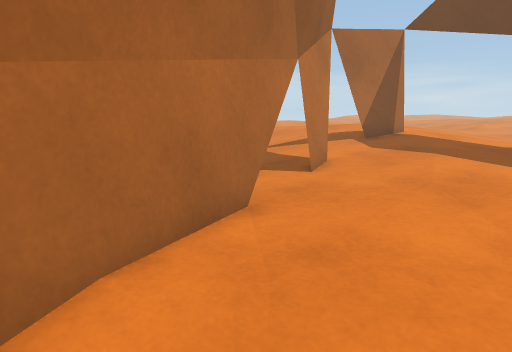
view 1 (above)

20 first-person views from a walk through a Unity game level. The camera is 1.2 m above the floor, tilts 8° down and sees 70° across. The floor is counted in squares, 0.5 m on a side. Each view is taken from the middle of a square. On the plan, view 1 faces up. The plan holds only what a view shows up to about 20 squares ahead; the rest is blank. The place goes on beyond the plan. The player is left out.

view 2
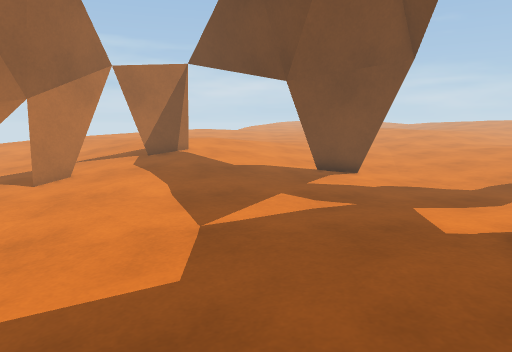

view 3
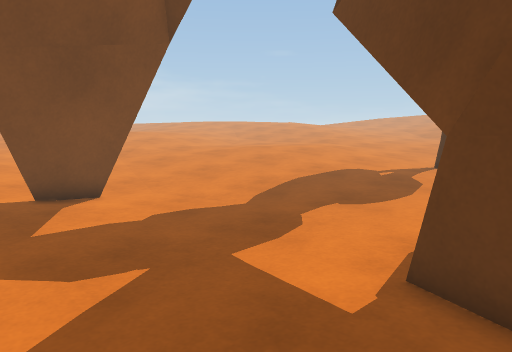

view 4
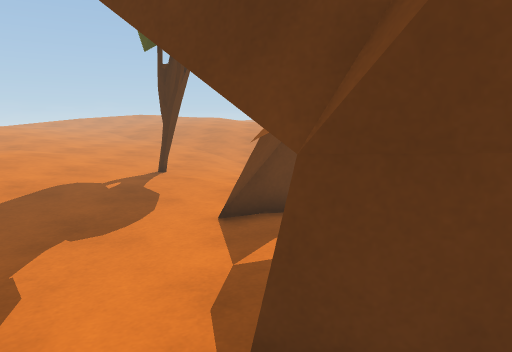

view 5
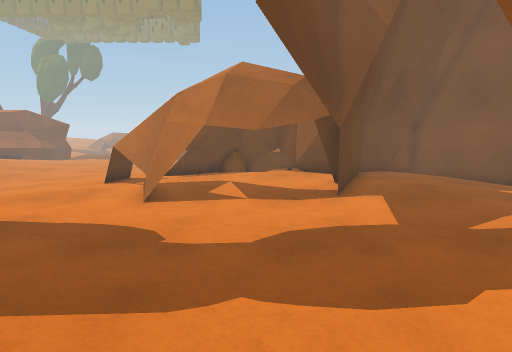

view 6
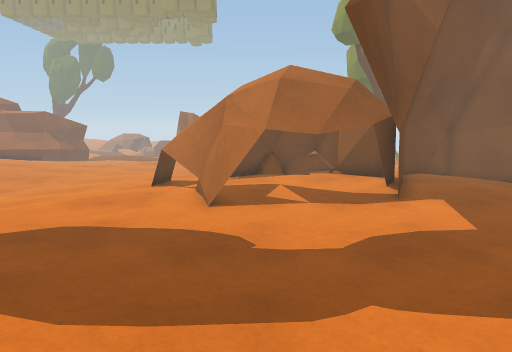

view 7
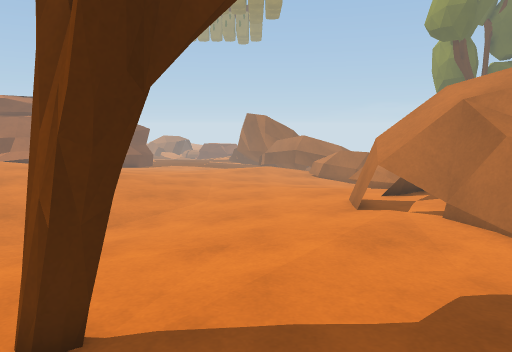

view 8
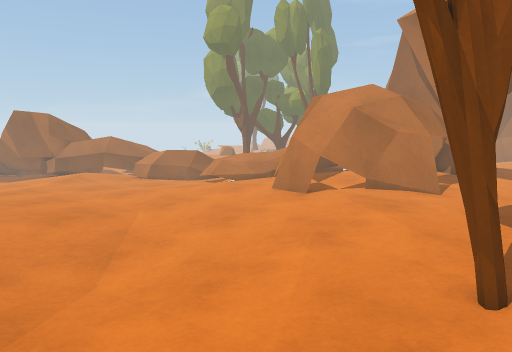

view 9
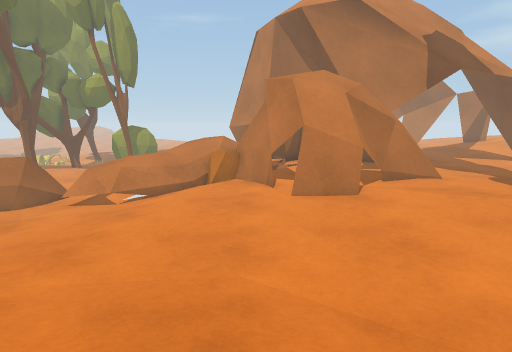

view 10
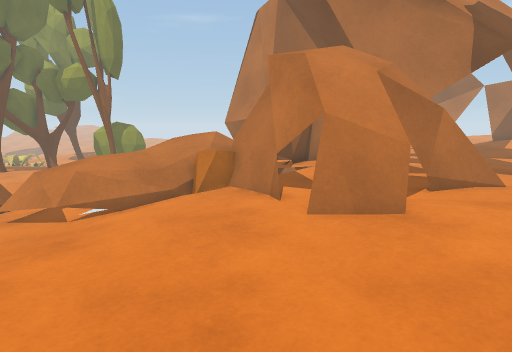

view 11
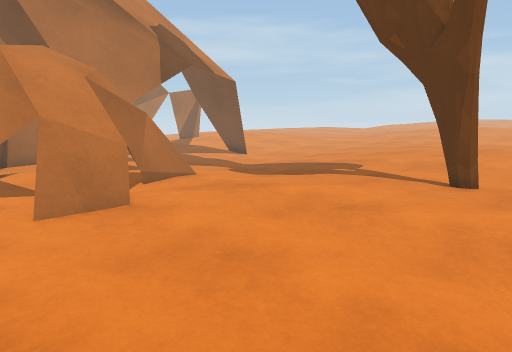

view 12
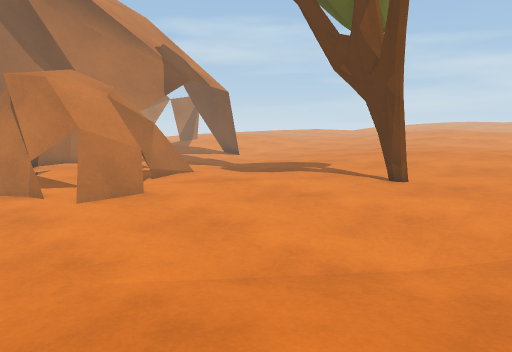

view 13
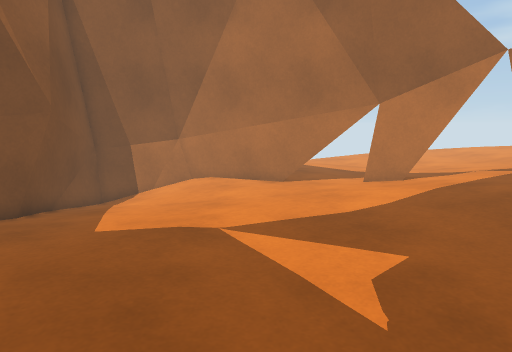

view 14
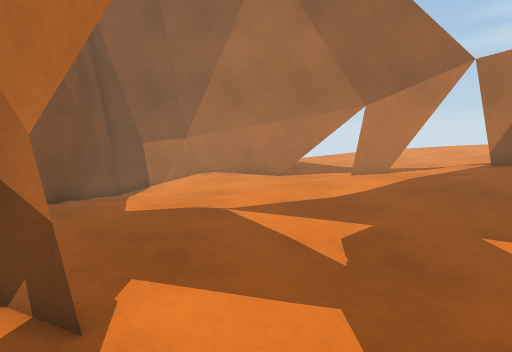

view 15
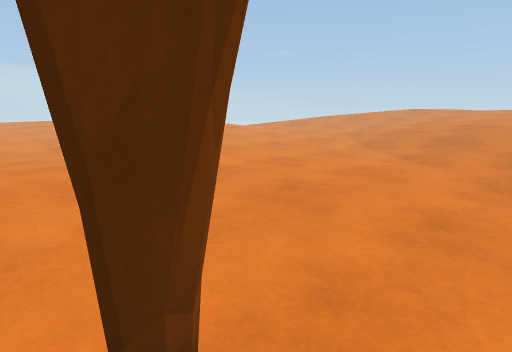

view 16
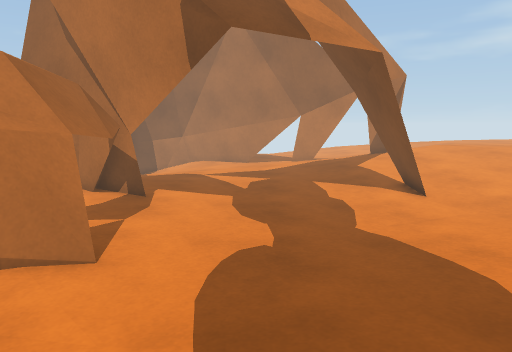

view 17
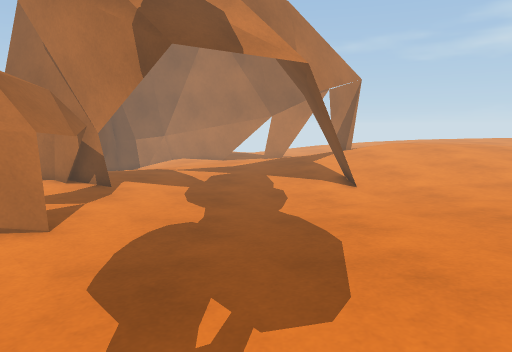

view 18
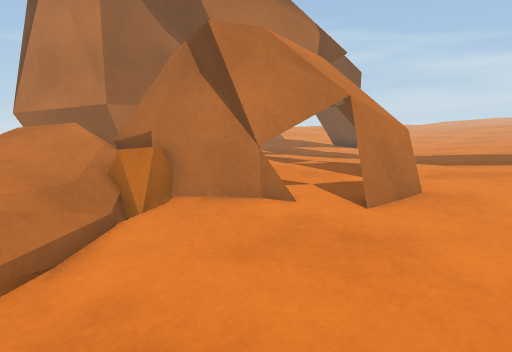

view 19
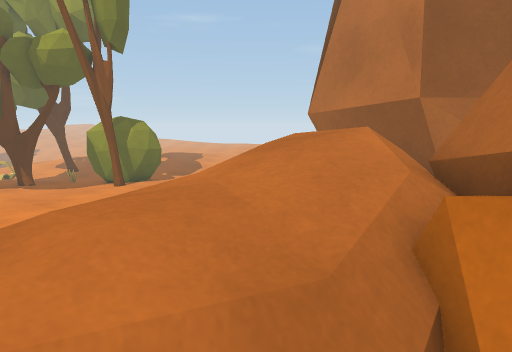

view 20
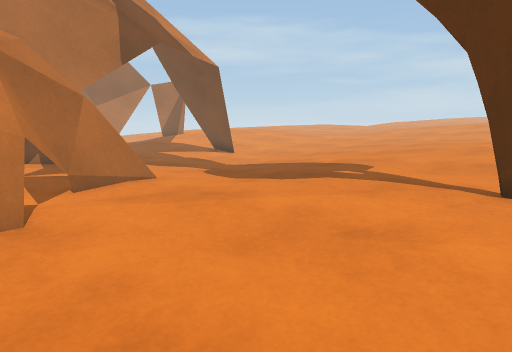

### Floor plan
Key: @ floor where view 1 was taken; # wall or solid block; x gap in a wall; . main floor; : floor 0.25 m higher than the main floor; - floor 0.25 m lower than the main floor; + floor 0.5 m higher than the main floor; _ floor 0.5 m lower than the main floor; * floor 0.75 m higher than the main floor; % floor 1 m higher than the main floor; = window, fence, low wall or low ledge; ^ raised ledge; T thing the floor can be seen under or through.
Columns run from 3 left of view 1 to 37 right of it. Each row starts with its distance up from view 1.
 16 ...::::####++::::.......::::::+++++++
 15 ....::## ++++::::.......::::::::+++++  ++
 14  ....##:::+::::====......:::::::::::: ::+
 13   ...##::::::: ####.......::::::::::::::+
 12   ..T#:::::::::  .........:::::::::::::::
 11  ...TT.:::::::...... ......::::::::::::::
 10 ....T...:::::..............::::::::::::::
  9 ...TT.......................:::::##.:::::
  8  ..T..........................:::##...:::
  7   TT...........................:.........
  6   #-...................................
  5   #-..-............#....................
  4  ##-----..........######^=..........----
  3  #-------......::########=........------
  2  #--------.....::###   ###=......-------
  1  ##___----...... #^     ###=....--------.
  0  ##@___---......##       ^^=...---------.
 -1   ########-.....# ^^     ^^=...--------..
 -2    ##==#####...##  #######.=..--------..
 -3          ####.##   #####=#...--------.. .
 -4            ####    +====....---------..
 -5                    %*+==..-----------..
 -6                  ==**++:-------------.. .
 -7                  x***++:.------------..
 -8                   =+++++=#------------
 -9                   ===   ##___---------

Where each view was taken, in squares from view 1:
view 1: 0 up, 0 right, facing up
view 2: 3 down, 10 right, facing up
view 3: 2 up, 10 right, facing up-right
view 4: 4 up, 12 right, facing right
view 5: 16 up, 18 right, facing down
view 6: 16 up, 20 right, facing down
view 7: 13 up, 28 right, facing down
view 8: 10 up, 37 right, facing down-left
view 9: 3 down, 37 right, facing left
view 10: 3 down, 33 right, facing left
view 11: 4 down, 34 right, facing up-left
view 12: 6 down, 37 right, facing up-left
view 13: 6 up, 17 right, facing left
view 14: 6 up, 19 right, facing left
view 15: 6 up, 29 right, facing up-right
view 16: 8 up, 28 right, facing left
view 17: 10 up, 30 right, facing left
view 18: 9 down, 28 right, facing up-left
view 19: 7 down, 23 right, facing left
view 20: 1 down, 32 right, facing up-left
